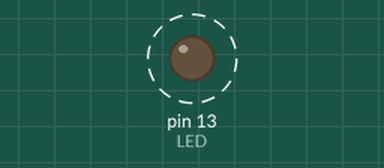
Recording of a sketch running on a simulated Arduino Uno, built with avr-gcc and run on an emulated ATmega328P. Parts: output pins drawn as LEDs (lit = HIGH). Dashed ring = blinking.

Above: at 0.2 s.
Timing chart, 0 to 3.0 s (numbered marks = the images above):
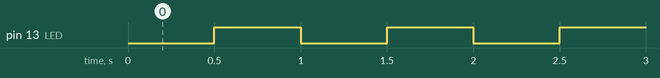

The sketch:

tema0.ino
```cpp
#define INTERVALO 500
#define LED 13

unsigned long millisAnterior = 0;

void setup() {
  pinMode(LED, OUTPUT);
}

void loop() {
  if(millis() - millisAnterior >= INTERVALO) {
    millisAnterior = millis();
    digitalWrite(LED, !digitalRead(LED));
  }

  //Aquí mi código principal
}
```

Measured:
- by itself, pin 13 (LED): alternates HIGH for 0.50 s and LOW for 0.50 s
